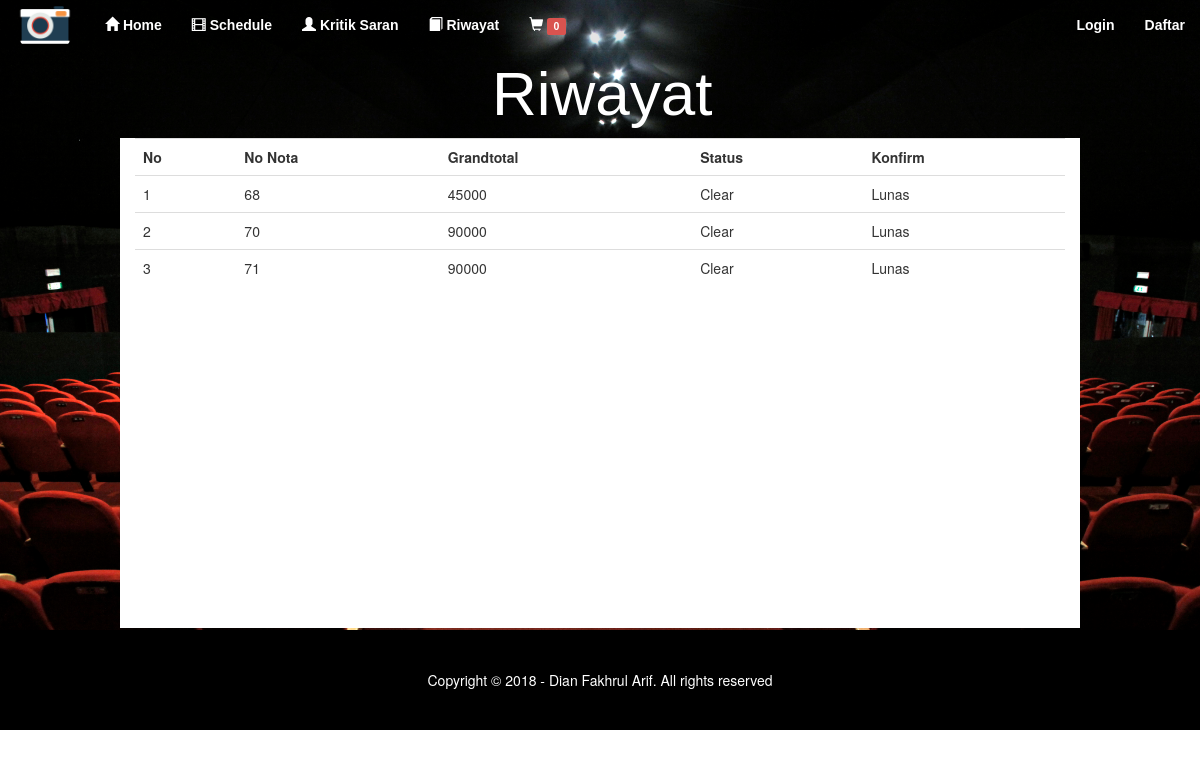
The page /index.php/pesanan on the database its author committed.
### tables this page shows
CREATE TABLE `nota` (
  `id_nota` int(11) NOT NULL,
  `id_penonton` int(11) DEFAULT NULL,
  `tgl_beli` date NOT NULL,
  `grandtotal` int(100) NOT NULL,
  `status` varchar(20) NOT NULL,
  `bukti` varchar(100) NOT NULL
);

### application/controllers/Pesanan.php (called while the page is built, shortened)
<?php
class Pesanan extends CI_Controller{
    public function __construct()
    {
          $this->load->model('m_pesan', 'psn');
    }
    public function index()
    {
        $data['pesanan'] = $this->psn->tm_pesan();
        $data['konten'] = "v_pesan";
        $this->load->view('template', $data, FALSE);
    }
}

### index.php (called while the page is built, shortened)
<?php
require_once BASEPATH.'core/CodeIgniter.php';

### application/models/M_pesan.php (called while the page is built, shortened)
<?php
class M_pesan extends CI_Model{
    public function tm_pesan()
    {
        return $this->db->where('id_penonton', $this->session->userdata('id_penonton'))
                        ->get('nota')->result();
    }
}

### application/views/v_pesan.php (the view, shortened to what this page needs)
<head>
    <link rel="stylesheet" href="<?= base_url() ?>aset/tiket.css" type="text/css">
</head>
<div class="page-header">
  <h2>Riwayat</h2>
  <div class="container">
      <div class="table-responsive">
        <table class="table">
          <tr>
            <th>No</th>
            <th>No Nota</th>
            <th>Grandtotal</th>
            <th>Status</th>
            <th>Konfirm</th>
          </tr>
          <?php
          $no = 0;
          foreach ($pesanan as $psn): $no++; ?>
            <tr>
              <td><?=$no?></td>
              <td><?=$psn->id_nota?></td>
              <td><?=$psn->grandtotal?></td>
              <td>
                <?php
                if ($psn->bukti == false): ?>
                  <?=$psn->status = ""?>
                <?php else: ?> <?=$psn->status = "Clear"?>
                <?php endif ?>
              </td>
              <td>
                <?php
                if ($psn->bukti == false): ?>
                    <a href="<?=base_url('index.php/cart/konfirm/'.$psn->id_nota)?>" style="text-decoration:none">Konfirmasi</a> |
                    <a href="<?=base_url('index.php/pesanan/hapus/'.$psn->id_nota)?>" style="text-decoration:none">Batalkan</a>
                <?php else: ?> Lunas
                <?php endif ?>
              </td>
            </tr>
          <?php endforeach; ?>
        </table>
      </div>
  </div>
</div>

### aset/style.css (style rules this page uses)
html, body { margin: 0 0 0 0 !important; }
.page-header { background-image: url('Img/bg.jpg'); width: 100%; height: 700px; margin-top: -20px; background-size: 100%; background-attachment: fixed; }

### aset/tiket.css (style rules this page uses)
html, body { margin: 0 0 0 0 !important; overflow: hidden; }
.page-header { background-image: url('Img/bg.jpg'); width: 100%; height: 700px; margin-top: -30px; background-size: 100%; background-attachment: fixed; margin-bottom: -60px }
.page-header h2 { color: white; font-family: 'Arial'; margin-left: 41%; padding-top: 70px; font-size: 62px; }
.container { background-color: white; width: 80%; height: 490px; }

### rows shown on the page
nota: id_nota "68", grandtotal "45000", status "Clear", bukti "Lunas"
nota: id_nota "70", grandtotal "90000", status "Clear", bukti "Lunas"
nota: id_nota "71", grandtotal "90000", status "Clear", bukti "Lunas"

### other values the page prints
$this->cart->total_items() "0"
